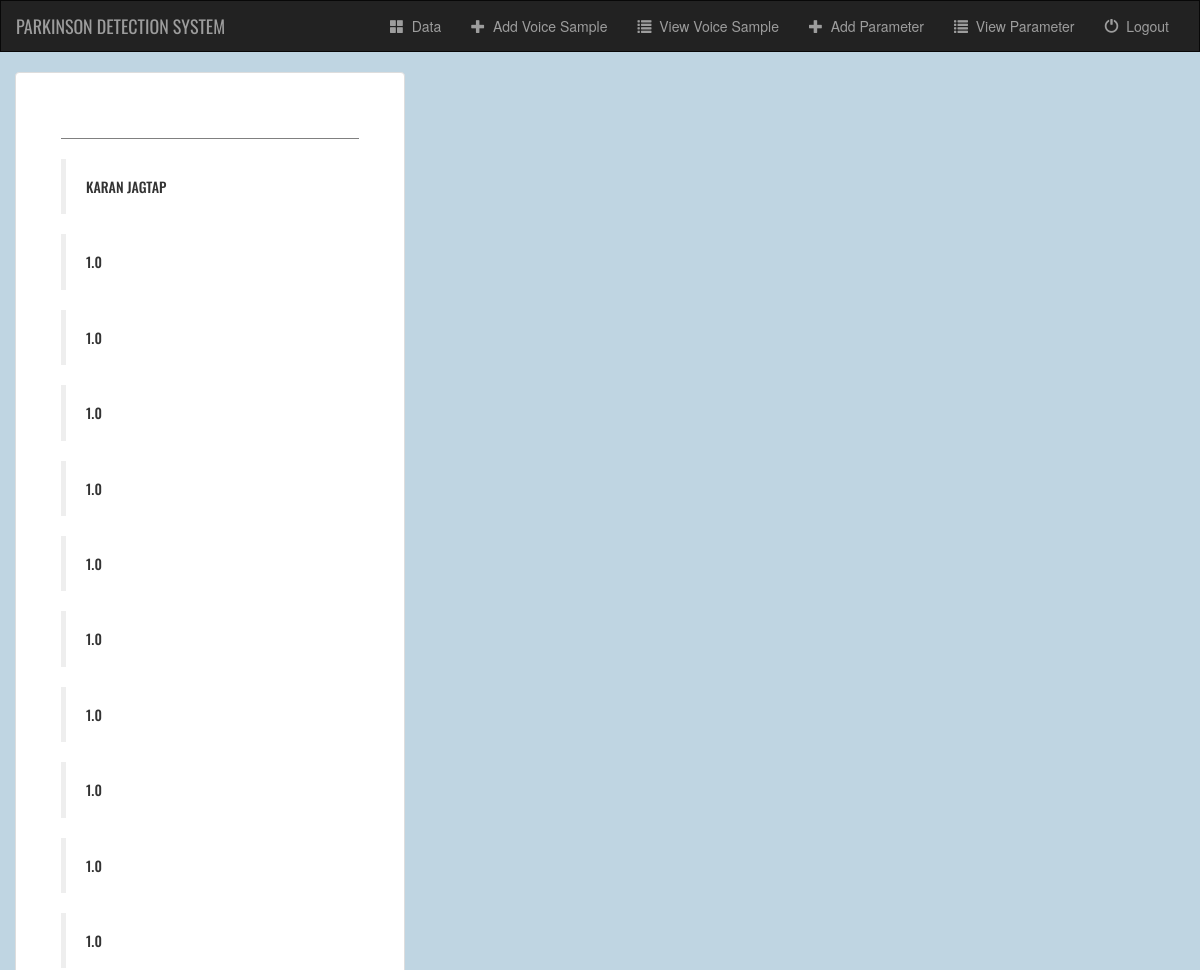
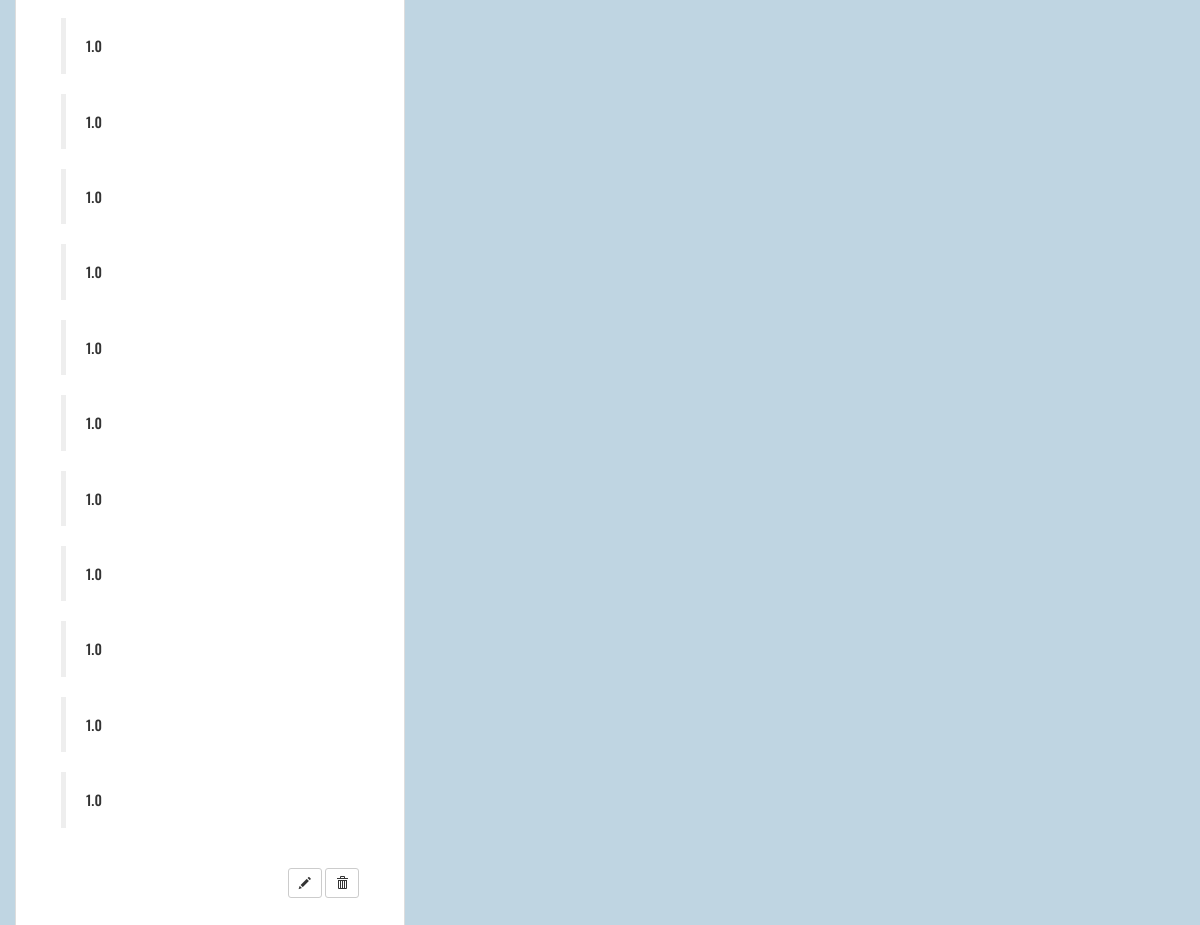
The page /data/disease-detail/35/ on the database its author committed (2 pictures, top to bottom).
### data/models.py (models this page shows, shortened)
class DiseaseModel(models.Model):
    patient = models.ForeignKey(PatientProfileModel, on_delete=models.CASCADE, null=True, blank=True)
    fo = models.FloatField(null=True, blank=True)
    fhi = models.FloatField(null=True, blank=True)
    flo = models.FloatField(null=True, blank=True)
    jitter = models.FloatField(null=True, blank=True)
    jitter_abs = models.FloatField(null=True, blank=True)
    rap = models.FloatField(null=True, blank=True)
    ppq = models.FloatField(null=True, blank=True)
    ddp = models.FloatField(null=True, blank=True)
    shimmer = models.FloatField(null=True, blank=True)
    shimmer_db = models.FloatField(null=True, blank=True)
    shimmer_apq3 = models.FloatField(null=True, blank=True)
    shimmer_apq5 = models.FloatField(null=True, blank=True)
    apq = models.FloatField(null=True, blank=True)
    dda = models.FloatField(null=True, blank=True)
    nhr = models.FloatField(null=True, blank=True)
    hnr = models.FloatField(null=True, blank=True)
    rpde = models.FloatField(null=True, blank=True)
    dfa = models.FloatField(null=True, blank=True)
    spread1 = models.FloatField(null=True, blank=True)
    spread2 = models.FloatField(null=True, blank=True)
    d2 = models.FloatField(null=True, blank=True)
    ppe = models.FloatField(null=True, blank=True)

### account/models.py (models this page shows)
class PatientProfileModel(models.Model):
    name = models.CharField(max_length=100, error_messages={'required': 'Please Enter your name'}, default='')
    age = models.IntegerField(blank=True, default=0)
    gender = models.CharField(max_length=10, default='Male')
    smoker = models.CharField(max_length=10, default='No')
    height = models.CharField(max_length=20, default='0', help_text='5 ft. 6 in.')
    weight = models.IntegerField(error_messages={'required': 'Please Enter a numeric value'}, default=0, help_text='kg.')
    blood_pressure = models.IntegerField(error_messages={'required': 'Please Enter a numeric value'}, default=0)
    state = models.CharField(max_length=20, default='')
    city = models.CharField(max_length=20, default='')
    def __str__(self):
        return self.name

### data/views.py (the view)
# urls.py: path('disease-detail/<int:disease_id>/', views.disease_detail, name="disease-details"),
def disease_detail(request, disease_id):
    disease_data = get_object_or_404(DiseaseModel, pk=disease_id)
    return render(request, 'data/disease_detail.html', {'disease_detail': disease_data})

### data/templates/data/disease_detail.html (shortened to what this page needs)
{% extends 'data/base.html' %}
{% block body %}
<div class="container">
  <div class="row justify-content-md-center">
    <div class="thumbnail col-md-4">
      <hr/>
      <blockquote><h5>{{ disease_detail.patient|linebreaks }}</h5></blockquote>
      <blockquote><h5>{{ disease_detail.fo|linebreaks }}</h5></blockquote>
      <blockquote><h5>{{ disease_detail.fhi|linebreaks }}</h5></blockquote>
      <blockquote><h5>{{ disease_detail.flo|linebreaks }}</h5></blockquote>
      <blockquote><h5>{{ disease_detail.jitter|linebreaks }}</h5></blockquote>
      <blockquote><h5>{{ disease_detail.jitter_abs|linebreaks }}</h5></blockquote>
      <blockquote><h5>{{ disease_detail.rap|linebreaks }}</h5></blockquote>
      <blockquote><h5>{{ disease_detail.ppq|linebreaks }}</h5></blockquote>
      <blockquote><h5>{{ disease_detail.ddp|linebreaks }}</h5></blockquote>
      <blockquote><h5>{{ disease_detail.shimmer|linebreaks }}</h5></blockquote>
      <blockquote><h5>{{ disease_detail.shimmer_db|linebreaks }}</h5></blockquote>
      <blockquote><h5>{{ disease_detail.shimmer_apq3|linebreaks }}</h5></blockquote>
      <blockquote><h5>{{ disease_detail.apq|linebreaks }}</h5></blockquote>
      <blockquote><h5>{{ disease_detail.dda|linebreaks }}</h5></blockquote>
      <blockquote><h5>{{ disease_detail.nhr|linebreaks }}</h5></blockquote>
      <blockquote><h5>{{ disease_detail.hnr|linebreaks }}</h5></blockquote>
      <blockquote><h5>{{ disease_detail.rpde|linebreaks }}</h5></blockquote>
      <blockquote><h5>{{ disease_detail.dfa|linebreaks }}</h5></blockquote>
      <blockquote><h5>{{ disease_detail.spread1|linebreaks }}</h5></blockquote>
      <blockquote><h5>{{ disease_detail.spread2|linebreaks }}</h5></blockquote>
      <blockquote><h5>{{ disease_detail.d2|linebreaks }}</h5></blockquote>
      <blockquote><h5>{{ disease_detail.ppe|linebreaks }}</h5></blockquote>
      <br>
      <div align="end">
        <form action="{% url 'data:disease-delete' disease_detail.id %}" method="post" style="display: inline;">
          <a href="{% url 'data:disease-edit' disease_detail.id %}" class="btn btn-default btn-sm">
            <span class="glyphicon glyphicon-pencil"></span>
          </a>
          <button type="submit" class="btn btn-default btn-sm">
            <span class="glyphicon glyphicon-trash"></span>
          </button>
        </form>
      </div>
    </div>
  </div>
  <br>
</div>
{% endblock %}

### data/static/data/style.css (style rules this page uses)
body { background-size: cover; background-repeat: no-repeat; background-color: #BFD5E2; }
.thumbnail { z-index: 10; padding: 4.5rem; font-family: 'Oswald', sans-serif; text-transform: uppercase; }
a:link { text-decoration: none; }
hr { border-top: 1px solid gray; }

### rows shown on the page
DiseaseModel: patient "KARAN JAGTAP", fo "1.0", fhi "1.0", flo "1.0", jitter "1.0", jitter_abs "1.0", rap "1.0", ppq "1.0", ddp "1.0", shimmer "1.0", shimmer_db "1.0", shimmer_apq3 "1.0", apq "1.0", dda "1.0", nhr "1.0", hnr "1.0", rpde "1.0", dfa "1.0", spread1 "1.0", spread2 "1.0", d2 "1.0", ppe "1.0"
